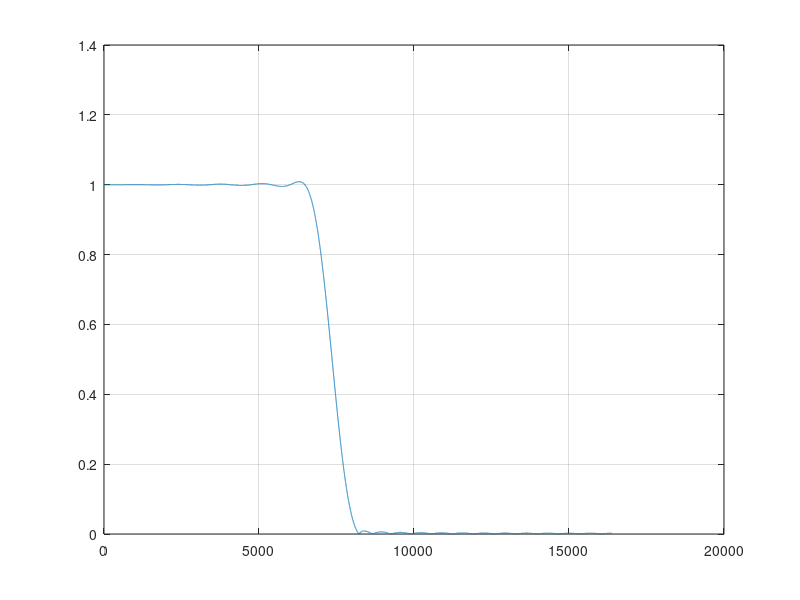

This figure's MATLAB source:
fsamp = 32768;
fcuts = [6553 8192];
mags = [2000 0];
devs = [0.01 0.01];
[n,Wn,beta,ftype] = kaiserord(fcuts,mags,devs,fsamp);
n = n + rem(n,2);
hlp = fir1(n,Wn,ftype,kaiser(n+1,beta),'noscale');


[H,f] = freqz(hlp,1,16384,fsamp);
plot(f,abs(H))
grid
